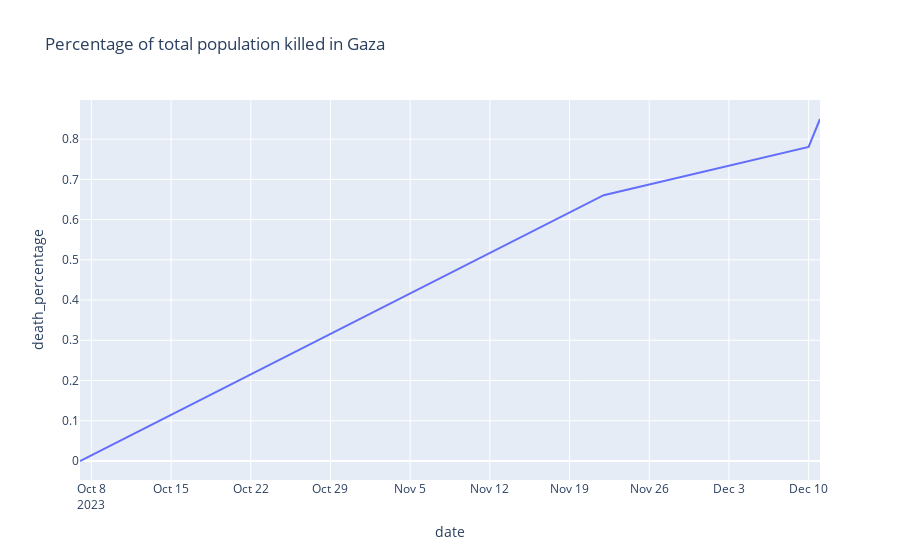

Here is the notebook cell this chart was saved with:
### Markdown cell above
# deaths https://www.aljazeera.com/news/2022/8/7/timeline-israels-attacks-on-gaza-since-2005

### Code cell
import plotly.express as px

# Plotting the time series using Plotly
fig = px.line(deaths_df, x='date', y='death_percentage', title='Percentage of total population killed in Gaza')
fig.show()

### Figure 1 — Plotly figure (JSON) as saved in the notebook; plotly's stock layout.template omitted (floating-point values rounded to 4 significant figures)
{"data": [{"hovertemplate": "date=%{x}<br>death_percentage=%{y}<extra></extra>", "legendgroup": "", "line": {"color": "#636efa", "dash": "solid"}, "marker": {"symbol": "circle"}, "mode": "lines", "name": "", "orientation": "v", "showlegend": false, "type": "scatter", "x": ["2023-10-07T00:00:00", "2023-11-22T00:00:00", "2023-12-10T00:00:00", "2023-12-11T00:00:00"], "xaxis": "x", "y": [0, 0.6605, 0.7808, 0.85], "yaxis": "y"}], "layout": {"autosize": true, "legend": {"tracegroupgap": 0}, "title": {"text": "Percentage of total population killed in Gaza"}, "xaxis": {"anchor": "y", "autorange": true, "domain": [0, 1], "range": ["2023-10-07", "2023-12-11"], "title": {"text": "date"}, "type": "date"}, "yaxis": {"anchor": "x", "autorange": true, "domain": [0, 1], "range": [-0.04722, 0.8972], "title": {"text": "death_percentage"}, "type": "linear"}}}
